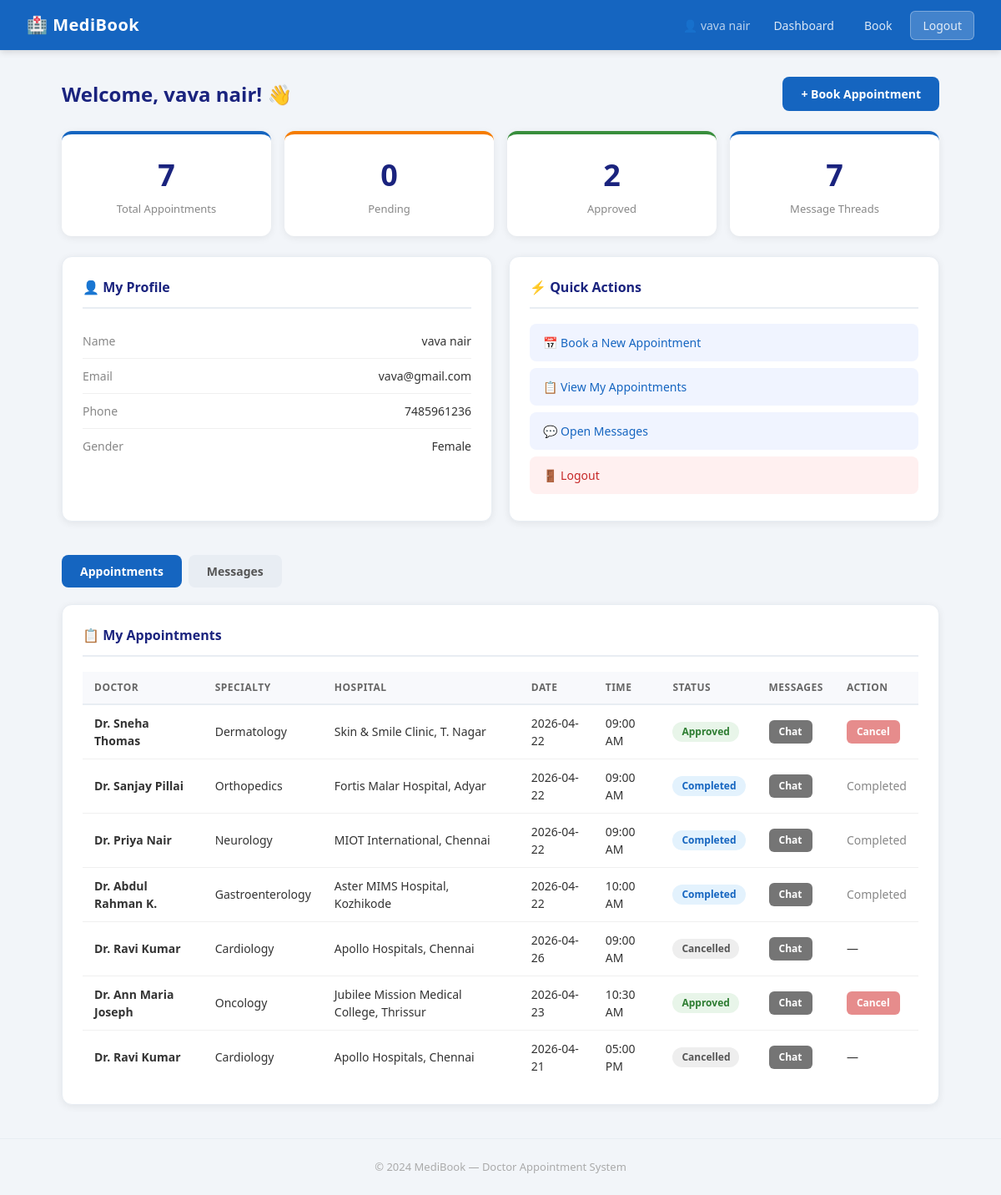
Page /dashboard (signed in) on the committed database.
### app.py (models this page shows)
class User(db.Model):
    id       = db.Column(db.Integer, primary_key=True)
    name     = db.Column(db.String(100), nullable=False)
    email    = db.Column(db.String(120), unique=True, nullable=False)
    phone    = db.Column(db.String(20))
    gender   = db.Column(db.String(10))
    password = db.Column(db.String(200), nullable=False)
    appointments = db.relationship("Appointment", backref="user", lazy=True)

class Appointment(db.Model):
    id        = db.Column(db.Integer, primary_key=True)
    user_id   = db.Column(db.Integer, db.ForeignKey("user.id"),   nullable=False)
    doctor_id = db.Column(db.Integer, db.ForeignKey("doctor.id"), nullable=False)
    date      = db.Column(db.String(20), nullable=False)
    time      = db.Column(db.String(20), nullable=False)
    reason    = db.Column(db.String(200), default="General Checkup")
    status    = db.Column(db.String(20),  default="Pending")

class Doctor(db.Model):
    id              = db.Column(db.Integer, primary_key=True)
    name            = db.Column(db.String(100), nullable=False)
    specialty       = db.Column(db.String(100))
    fee             = db.Column(db.Integer, default=500)
    hospital        = db.Column(db.String(150), default="MediBook General Hospital")
    city            = db.Column(db.String(100), default="Chennai")
    experience      = db.Column(db.Integer, default=5)
    bio             = db.Column(db.String(400), default="Experienced specialist committed to patient-centered care.")
    portal_password = db.Column(db.String(200), default="")
    appointments    = db.relationship("Appointment", backref="doctor", lazy=True)

### app.py (the view)
@app.route("/dashboard")
def patient_dashboard():
    if session.get("role") != "user":
        flash("Please login to continue.", "error")
        return redirect(url_for("login"))
    user = db.session.get(User, session["user_id"])
    if not user:
        session.clear()
        flash("Your account could not be found. Please login again.", "error")
        return redirect(url_for("login"))
    active_tab    = get_patient_tab_name()
    req_msg_id    = request.values.get("appointment_id", "").strip()
    req_msg_id    = int(req_msg_id) if req_msg_id.isdigit() else None
    appts         = Appointment.query.filter_by(user_id=user.id).order_by(Appointment.id.desc()).all()
    msg_appts     = [a for a in appts if a.doctor]
    selected_appt = get_selected_appointment(msg_appts, req_msg_id)
    selected_msgs = sorted(selected_appt.messages, key=lambda m: m.created_at or datetime.min) if selected_appt else []
    counts = {
        "total":           len(appts),
        "pending":         sum(1 for a in appts if a.status == "Pending"),
        "approved":        sum(1 for a in appts if a.status == "Approved"),
        "completed":       sum(1 for a in appts if a.status == "Completed"),
        "cancelled":       sum(1 for a in appts if a.status == "Cancelled"),
        "message_threads": len(msg_appts),
    }
    return render_template("patient_dashboard.html",
        user=user, appointments=appts, counts=counts, active_tab=active_tab,
        message_appointments=msg_appts, selected_message_appointment=selected_appt,
        selected_messages=selected_msgs)

### app.py (called while the page is built)
def get_patient_tab_name():
    tab = request.values.get("tab", "appointments").strip().lower()
    return tab if tab in PATIENT_TABS else "appointments"

def get_selected_appointment(appointments, requested_id):
    if not appointments:
        return None
    if requested_id:
        for appt in appointments:
            if appt.id == requested_id:
                return appt
    return appointments[0]

### templates/patient_dashboard.html (shortened to what this page needs)
{% extends "layout.html" %}
{% block content %}
<div class="container">
    <div class="page-header">
        <h1>Welcome, {{ user.name }}! 👋</h1>
        <a href="{{ url_for('book') }}" class="btn btn-blue">+ Book Appointment</a>
    </div>
    <div class="stats-grid">
        <div class="stat-card">
            <div class="stat-number">{{ counts.total }}</div>
            <div class="stat-label">Total Appointments</div>
        </div>
        <div class="stat-card orange">
            <div class="stat-number">{{ counts.pending }}</div>
            <div class="stat-label">Pending</div>
        </div>
        <div class="stat-card green">
            <div class="stat-number">{{ counts.approved }}</div>
            <div class="stat-label">Approved</div>
        </div>
        <div class="stat-card blue">
            <div class="stat-number">{{ counts.message_threads }}</div>
            <div class="stat-label">Message Threads</div>
        </div>
    </div>
    <div class="two-col">
        <div class="card">
            <div class="card-title">👤 My Profile</div>
            <div class="profile-item">
                <span class="profile-label">Name</span>
                <span>{{ user.name }}</span>
            </div>
            <div class="profile-item">
                <span class="profile-label">Email</span>
                <span>{{ user.email }}</span>
            </div>
            <div class="profile-item">
                <span class="profile-label">Phone</span>
                <span>{{ user.phone or "—" }}</span>
            </div>
            <div class="profile-item">
                <span class="profile-label">Gender</span>
                <span>{{ user.gender or "—" }}</span>
            </div>
        </div>
        <div class="card">
            <div class="card-title">⚡ Quick Actions</div>
            <a href="{{ url_for('book') }}" class="action-link">📅 Book a New Appointment</a>
            <a href="{{ url_for('patient_dashboard', tab='appointments') }}" class="action-link">📋 View My Appointments</a>
            <a href="{{ url_for('patient_dashboard', tab='messages') }}" class="action-link">💬 Open Messages</a>
            <a href="{{ url_for('logout') }}" class="action-link red-link">🚪 Logout</a>
        </div>
    </div>
    <div class="tabs">
        <a href="{{ url_for('patient_dashboard', tab='appointments') }}"
           class="tab tab-link{% if active_tab == 'appointments' %} active{% endif %}">Appointments</a>
        <a href="{% if selected_message_appointment %}{{ url_for('patient_dashboard', tab='messages', appointment_id=selected_message_appointment.id) }}{% else %}{{ url_for('patient_dashboard', tab='messages') }}{% endif %}"
           class="tab tab-link{% if active_tab == 'messages' %} active{% endif %}">Messages</a>
    </div>
    <div id="tab-appointments" class="tab-panel"{% if active_tab != 'appointments' %} style="display:none;"{% endif %}>
        <div class="card" id="appointments">
            <div class="card-title">📋 My Appointments</div>
            {% if appointments %}
            <div class="table-wrap">
                <table>
                    <thead>
                        <tr>
                            <th>Doctor</th>
                            <th>Specialty</th>
                            <th>Hospital</th>
                            <th>Date</th>
                            <th>Time</th>
                            <th>Status</th>
                            <th>Messages</th>
                            <th>Action</th>
                        </tr>
                    </thead>
                    <tbody>
                        {% for a in appointments %}
                        <tr>
                            <td><strong>{{ a.doctor.name }}</strong></td>
                            <td>{{ a.doctor.specialty }}</td>
                            <td>{{ a.doctor.hospital }}</td>
                            <td>{{ a.date }}</td>
                            <td>{{ a.time }}</td>
                            <td>
                                {% if a.status == "Pending" %}<span class="badge pending">Pending</span>
                                {% elif a.status == "Approved" %}<span class="badge approved">Approved</span>
                                {% elif a.status == "Completed" %}<span class="badge completed">Completed</span>
                                {% elif a.status == "Rejected" %}<span class="badge rejected">Rejected</span>
                                {% else %}<span class="badge cancelled">Cancelled</span>
                                {% endif %}
                            </td>
                            <td>
                                <a href="{{ url_for('patient_dashboard', tab='messages', appointment_id=a.id) }}" class="btn btn-sm btn-gray">
                                    Chat{% if a.messages|length %} ({{ a.messages|length }}){% endif %}
                                </a>
                            </td>
                            <td>
                                {% if a.status == "Pending" %}
                                <form method="POST" action="{{ url_for('cancel_appointment', appt_id=a.id) }}" style="display:inline;">
                                    <button type="submit"
                                            class="btn btn-sm btn-red"
                                            onclick="return confirm('Cancel this appointment?')">
                                        Cancel
                                    </button>
                                </form>
                                {% elif a.status == "Approved" %}
                                <span class="btn btn-sm btn-red btn-disabled" aria-disabled="true">Cancel</span>
                                {% elif a.status == "Completed" %}
                                <span class="muted">Completed</span>
                                {% else %}&mdash;{% endif %}
                            </td>
                        </tr>
                        {% endfor %}
                    </tbody>
                </table>
            </div>
            {% else %}
            <div class="empty-state">
                <p>No appointments yet.</p>
                <a href="{{ url_for('book') }}" class="btn btn-blue">Book your first appointment</a>
            </div>
            {% endif %}
        </div>
    </div>
</div>
{% endblock %}

### templates/layout.html (shortened to what this page needs)
<!DOCTYPE html>
<html lang="en">
<head>
    <link rel="stylesheet" href="{{ url_for('static', filename='style.css') }}">
</head>
<body>
<nav class="navbar">
    <a href="{% if session.role == 'doctor' %}{{ url_for('doctor_dashboard') }}{% elif session.role == 'admin' %}{{ url_for('admin_dashboard') }}{% else %}{{ url_for('home') }}{% endif %}" class="nav-logo">🏥 MediBook</a>
    <div class="nav-links">
        {% if session.role == "user" %}
            <span class="nav-user">👤 {{ session.name }}</span>
            <a href="{{ url_for('patient_dashboard') }}">Dashboard</a>
            <a href="{{ url_for('book') }}">Book</a>
            <a href="{{ url_for('logout') }}" class="btn-nav">Logout</a>
        {% elif session.role == "doctor" %}
            <span class="nav-user">🩺 {{ session.name }}</span>
            <a href="{{ url_for('doctor_dashboard') }}">Doctor Panel</a>
            <a href="{{ url_for('logout') }}" class="btn-nav">Logout</a>
        {% elif session.role == "hospital" %}
            <span class="nav-user">🏥 {{ session.name }}</span>
            <a href="{{ url_for('hospital_dashboard') }}">Hospital Panel</a>
            <a href="{{ url_for('logout') }}" class="btn-nav">Logout</a>
        {% elif session.role == "admin" %}
            <span class="nav-user">🛡️ Admin</span>
            <a href="{{ url_for('admin_dashboard') }}">Admin Panel</a>
            <a href="{{ url_for('logout') }}" class="btn-nav">Logout</a>
        {% else %}
            <a href="{{ url_for('login') }}">Login</a>
            <a href="{{ url_for('register') }}" class="btn-nav">Sign Up</a>
        {% endif %}
    </div>
</nav>
<main>
    {% block content %}{% endblock %}
</main>
<footer>
    <p>© 2024 MediBook — Doctor Appointment System</p>
</footer>
</body>
</html>

### rows in the picture
User: name "vava nair", email "vava@gmail.com", phone "7485961236", gender "Female"
Appointment: doctor.name "Dr. Sneha Thomas", doctor.specialty "Dermatology", doctor.hospital "Skin & Smile Clinic, T. Nagar", date "2026-04-22", time "09:00 AM", status "Approved"
Appointment: doctor.name "Dr. Sanjay Pillai", doctor.specialty "Orthopedics", doctor.hospital "Fortis Malar Hospital, Adyar", date "2026-04-22", time "09:00 AM", status "Completed"
Appointment: doctor.name "Dr. Priya Nair", doctor.specialty "Neurology", doctor.hospital "MIOT International, Chennai", date "2026-04-22", time "09:00 AM", status "Completed"
Appointment: doctor.name "Dr. Abdul Rahman K.", doctor.specialty "Gastroenterology", doctor.hospital "Aster MIMS Hospital, Kozhikode", date "2026-04-22", time "10:00 AM", status "Completed"
Appointment: doctor.name "Dr. Ravi Kumar", doctor.specialty "Cardiology", doctor.hospital "Apollo Hospitals, Chennai", date "2026-04-26", time "09:00 AM", status "Cancelled"
Appointment: doctor.name "Dr. Ann Maria Joseph", doctor.specialty "Oncology", doctor.hospital "Jubilee Mission Medical College, Thrissur", date "2026-04-23", time "10:30 AM", status "Approved"
Appointment: doctor.name "Dr. Ravi Kumar", doctor.specialty "Cardiology", doctor.hospital "Apollo Hospitals, Chennai", date "2026-04-21", time "05:00 PM", status "Cancelled"

### other values in the picture
{{ counts.total }} "7"
{{ counts.pending }} "0"
{{ counts.approved }} "2"
{{ counts.message_threads }} "7"
